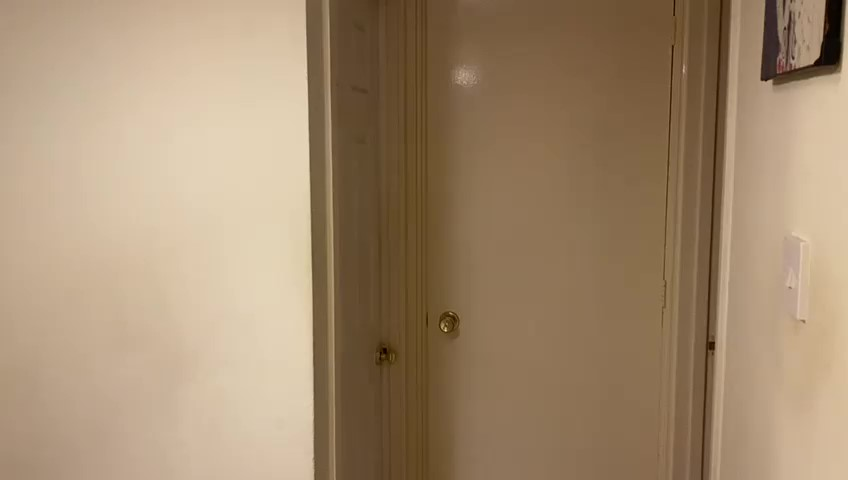
#> input picture MuMu/background2.jpg, 848 x 480 px; the run also reads 1 picture not shown here
$ python main.py
#> lines starting #> are read from the running program, lines starting #| are printed output that depends on the picture
import cv2
import matplotlib.pyplot as plt
import matplotlib.animation as animation

#Initialising background used from video
background = cv2.imread("background2.jpg")
#> background is the input picture: shape (480, 848, 3); mean B, G, R 110.3, 138.3, 162.4
background = cv2.cvtColor(background,cv2.COLOR_BGR2GRAY)
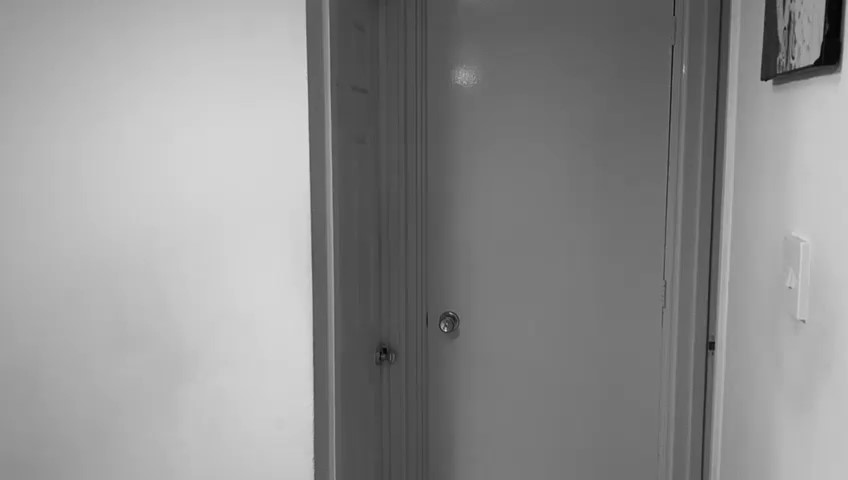
#> background: shape (480, 848); min 2, max 224, mean 142.4
background = cv2.GaussianBlur(background, (21, 21), 0)

#Initialising the video file
video = cv2.VideoCapture("test.mp4")

#Made a function to extract frames
def extract_frames(frames):
    frames=[]
    i=0
    # [6 lines of commented-out code are left out]

out = cv2.VideoWriter('project.avi',cv2.VideoWriter_fourcc(*'DIVX'), 15, ( 848,480))
while True:
    status, frame = video.read()
    if status==False:
        break
    gray = cv2.cvtColor(frame,cv2.COLOR_BGR2GRAY)
    gray = cv2.GaussianBlur(gray,(21,21), 0)

    diff = cv2.absdiff(background, gray)
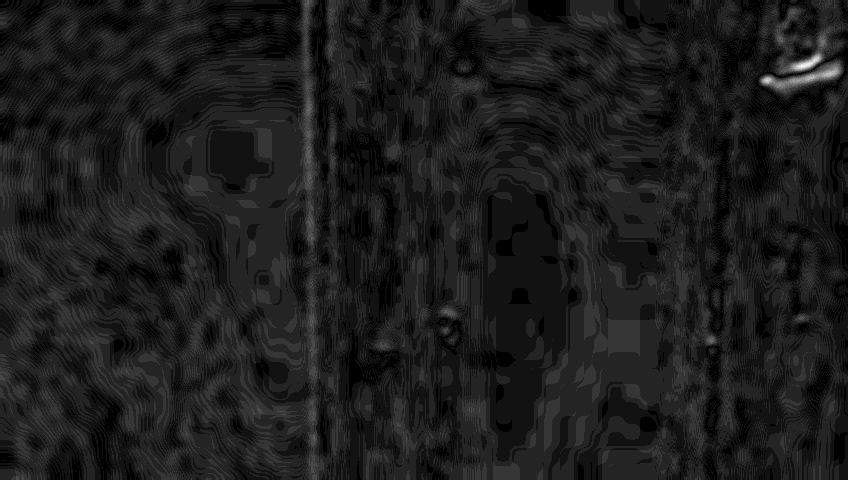
#> diff: shape (480, 848); min 0, max 14, mean 1.56; drawn with min black and max white

    thresh = cv2.threshold(diff, 30, 255, cv2.THRESH_BINARY)[1]
#> thresh: shape (480, 848); every value is 0
    thresh = cv2.dilate(thresh, None, iterations = 2)
    print(frame.shape)
#| (480, 848, 3)
    #Setting up contours to appear when movement is detected
    cnts, res = cv2.findContours(thresh.copy(),
        cv2.RETR_EXTERNAL, cv2.CHAIN_APPROX_SIMPLE)
#> cnts = []; res = None
    frames=[]

    #Initialising contour sensitivity and specifics
    for contour in cnts:
        if cv2.contourArea(contour) < 10000:
            continue
        (x, y, w, h) = cv2.boundingRect(contour)
        cv2.rectangle(frame, (x,y), (x+w, y+h), (0, 255, 0), 3)
        # videow.write(frame)
        #This extract frames function now removes all frames of the video that contains the contours.
        #If you comment the function below out you can see the full video
        out.write(frame)
#> this loop made 0 passes
    cv2.imshow("All Countours", frame)

    #cv2.imshow("Threshold Video", thresh)

    #cv2.imshow("Diff Video", diff)
    #cv2.imshow("Gray Video", gray)
    key = cv2.waitKey(1)
#> (key q is pressed here)
    if key == ord('q'):
        break
video.release()
out.release()
cv2.destroyAllWindows()
